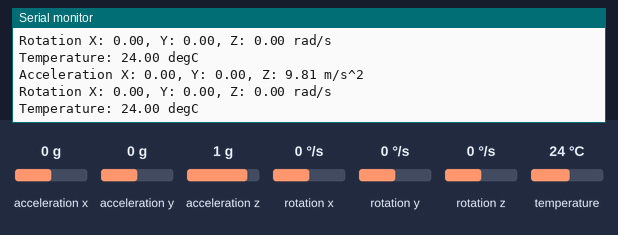
Bench run of a sketch on a simulated Arduino Uno, built with avr-gcc and run on an emulated ATmega328P. Parts: the last lines printed to the serial monitor. The test bench sets the inputs (shaded band); at power-on: acceleration x 0 g, acceleration y 0 g, acceleration z 1 g, rotation x 0 °/s, rotation y 0 °/s, rotation z 0 °/s, temperature 24 °C.

Above: at 1.3 s.
1.4 s: acceleration x set to -1.4 g
At 1.94 s:
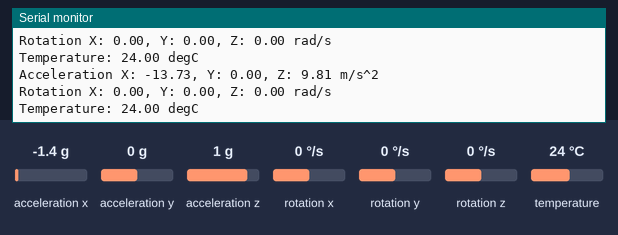
2.9 s: acceleration y set to -1.4 g
At 3.47 s:
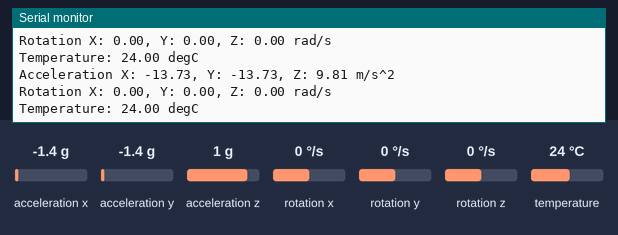
4.4 s: acceleration z set to -1.4 g
At 4.99 s:
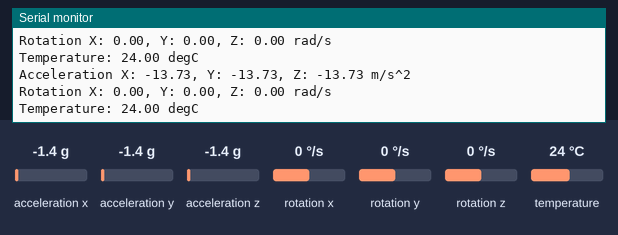
5.9 s: rotation x set to -192 °/s
At 6.51 s:
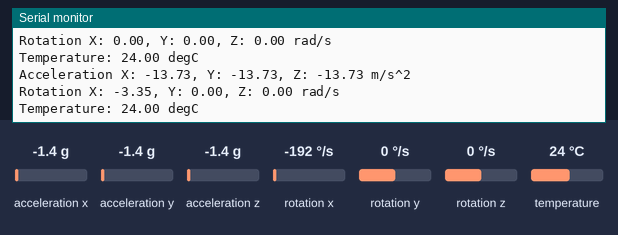
7.4 s: rotation y set to -192 °/s
At 8.03 s:
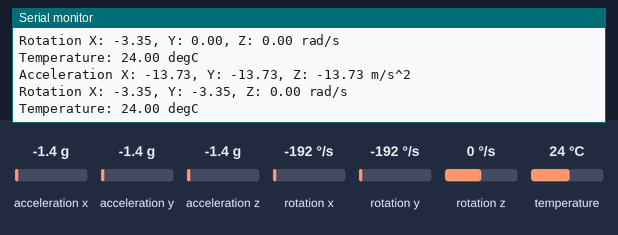

The sketch:

MPU6050_IMU.ino
```cpp
#include <Adafruit_MPU6050.h>
#include <Adafruit_Sensor.h>
#include <Wire.h>

Adafruit_MPU6050 mpu;

void setup() {
	Serial.begin(115200);
	while (!Serial)
		;

	Serial.println("MPU6050 inertial measurement unit (IMU) demo");

	Wire.begin();

	if (!mpu.begin(0x68)) {
		// fallback to the second address (when AD0 is HIGH)
		if (!mpu.begin(0x69)) {
			Serial.println("Failed to find the MPU6050 chip");
			while (1)
				delay(10);
		} else {
			Serial.println("MPU6050 found at 0x69!");
		}
	}
	Serial.println("MPU6050 found at 0x68!");

	mpu.setAccelerometerRange(MPU6050_RANGE_8_G);

	Serial.println("Accelerometer range set to: ");
	switch (mpu.getAccelerometerRange()) {
	case MPU6050_RANGE_2_G:
		Serial.println("+ or - 2G");
		break;
	case MPU6050_RANGE_4_G:
		Serial.println("+ or - 4G");
		break;
	case MPU6050_RANGE_8_G:
		Serial.println("+ or - 8G");
		break;
	case MPU6050_RANGE_16_G:
		Serial.println("+ or - 16G");
		break;
	}

	mpu.setGyroRange(MPU6050_RANGE_500_DEG);

	Serial.println("Gyro range set to: ");
	switch (mpu.getGyroRange()) {
	case MPU6050_RANGE_250_DEG:
		Serial.println("+ or - 250 deg/s");
		break;
	case MPU6050_RANGE_500_DEG:
		Serial.println("+ or - 500 deg/s");
		break;
	case MPU6050_RANGE_1000_DEG:
		Serial.println("+ or - 1000 deg/s");
		break;
	case MPU6050_RANGE_2000_DEG:
		Serial.println("+ or - 2000 deg/s");
		break;
	}

	mpu.setFilterBandwidth(MPU6050_BAND_21_HZ);

	Serial.println("Filter bandwidth set to: ");
	switch (mpu.getFilterBandwidth()) {
	case MPU6050_BAND_260_HZ:
		Serial.println("260 Hz");
		break;
	case MPU6050_BAND_184_HZ:
		Serial.println("184 Hz");
		break;
	case MPU6050_BAND_94_HZ:
		Serial.println("94 Hz");
		break;
	case MPU6050_BAND_44_HZ:
		Serial.println("44 Hz");
		break;
	case MPU6050_BAND_21_HZ:
		Serial.println("21 Hz");
		break;
	case MPU6050_BAND_10_HZ:
		Serial.println("10 Hz");
		break;
	case MPU6050_BAND_5_HZ:
		Serial.println("5 Hz");
		break;
	}

	Serial.println("");
	delay(100);
}

void loop() {
	sensors_event_t a, g, temp;
	mpu.getEvent(&a, &g, &temp);

	Serial.print("Acceleration X: ");
	Serial.print(a.acceleration.x);
	Serial.print(", Y: ");
	Serial.print(a.acceleration.y);
	Serial.print(", Z: ");
	Serial.print(a.acceleration.z);
	Serial.println(" m/s^2");

	Serial.print("Rotation X: ");
	Serial.print(g.gyro.x);
	Serial.print(", Y: ");
	Serial.print(g.gyro.y);
	Serial.print(", Z: ");
	Serial.print(g.gyro.z);
	Serial.println(" rad/s");

	Serial.print("Temperature: ");
	Serial.print(temp.temperature);
	Serial.println(" degC");

	Serial.println("");
	delay(500);
}
```

Measured:
- after the input at 1.4 s, the serial monitor: prints a new line after 0.23 s (image 1)
- after the input at 2.9 s, the serial monitor: prints a new line after 0.25 s (image 2)
- after the input at 4.4 s, the serial monitor: prints a new line after 0.27 s (image 3)
- after the input at 5.9 s, the serial monitor: prints a new line after 0.30 s (image 4)
- after the input at 7.4 s, the serial monitor: prints a new line after 0.32 s (image 5)
